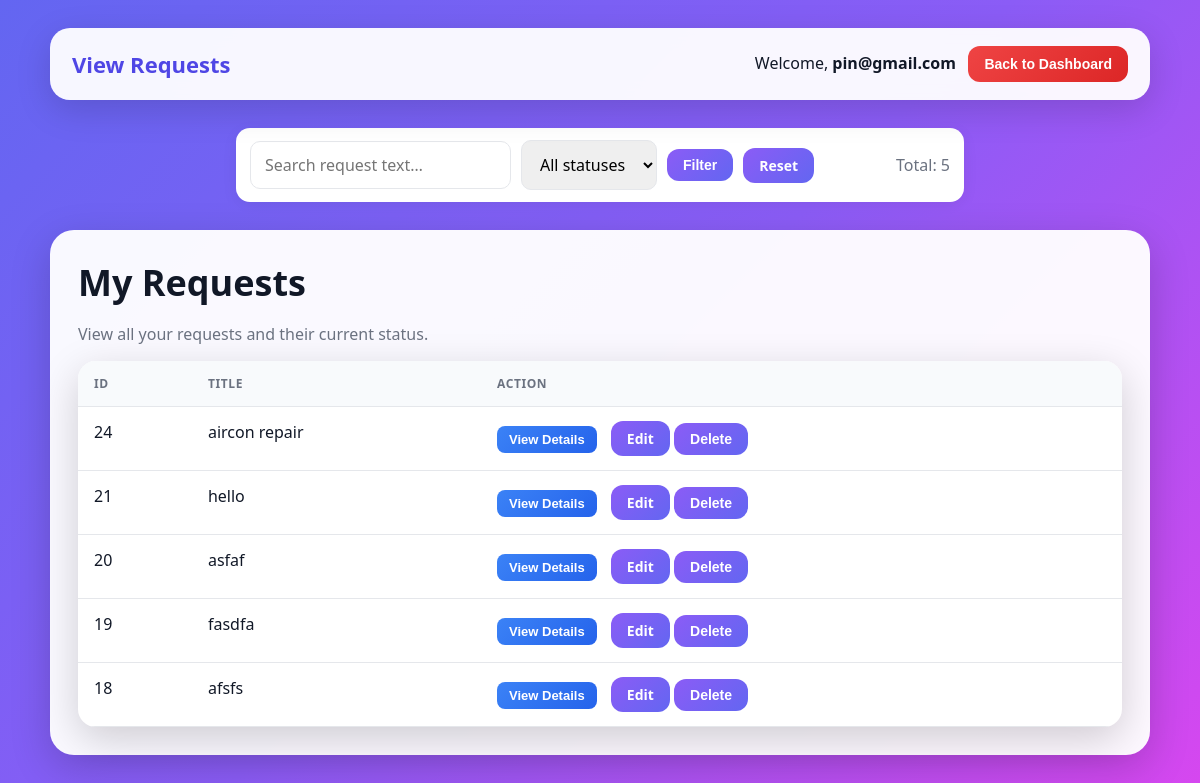
Before: /CSIT314v3/Boundary/pin_view_requests.php (signed in) with the older database file.
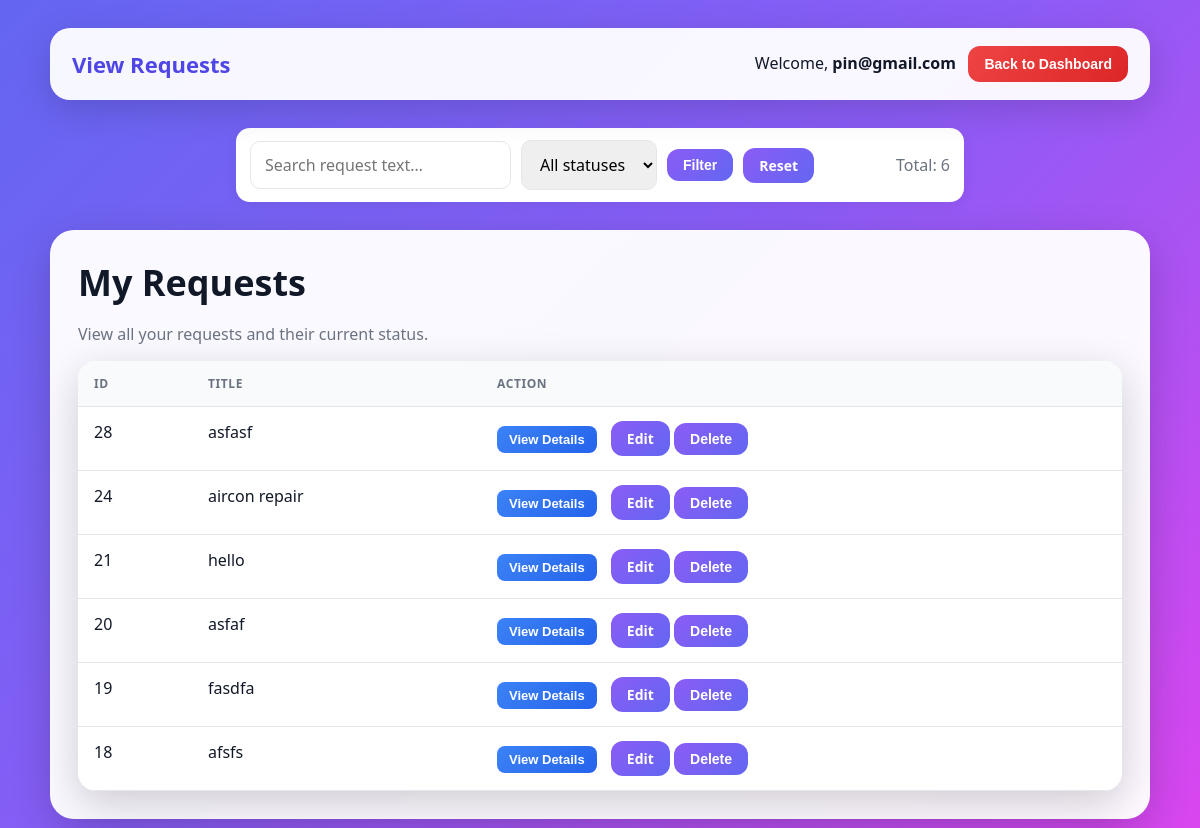
After: the same page with the newer database file.
### tables this page shows
CREATE TABLE `requests` (
  `request_id` int(11) NOT NULL,
  `user_id` int(11) NOT NULL,
  `category_id` int(11) NOT NULL,
  `title` varchar(80) NOT NULL,
  `content` text NOT NULL,
  `location` varchar(255) NOT NULL,
  `status` enum('open','in_progress','closed') NOT NULL DEFAULT 'open',
  `view_count` int(10) UNSIGNED NOT NULL DEFAULT 0,
  `shortlist_count` int(10) UNSIGNED NOT NULL DEFAULT 0,
  `created_at` timestamp NOT NULL DEFAULT current_timestamp(),
  `closed_at` datetime DEFAULT NULL,
  `category` varchar(255) NOT NULL
);

### CSIT314v3/Entity/requestEntity.php (called while the page is built, shortened)
<?php
final class requestEntity
{
    private PDO $pdo;
    public function __construct(
        string $host = '127.0.0.1',
        string $db   = 'csit314',
        string $user = 'root',
        string $pass = ''
    ) {
        try {
            $dsn = "mysql:host={$host};dbname={$db};charset=utf8mb4";
            $this->pdo = new PDO($dsn, $user, $pass, [
                PDO::ATTR_ERRMODE            => PDO::ERRMODE_EXCEPTION,
                PDO::ATTR_DEFAULT_FETCH_MODE => PDO::FETCH_ASSOC,
            ]);
        } catch (PDOException $e) {
            exit('❌ Database connection failed: ' . $e->getMessage());
        }
    }
    public function listByUser(
        int $userId,
        ?string $status = null,
        ?string $q = null,
        int $page = 1,
        int $perPage = 10
    ): array {
        $page   = max(1, $page);
        $offset = ($page - 1) * $perPage;
        $where = "FROM requests r
                  LEFT JOIN service_categories c ON r.category_id = c.category_id
                  WHERE r.user_id = :uid";
        $args  = [':uid' => $userId];
        $stmt = $this->pdo->prepare("SELECT COUNT(*) {$where}");
        foreach ($args as $k => $v) { $stmt->bindValue($k, $v); }
        $stmt->execute();
        $total = (int)$stmt->fetchColumn();
        $sql = "
            SELECT
                r.request_id,
                r.category_id,
                c.category_name,
                r.title,
                r.content,
                r.location,
                r.status,
                r.created_at,
                r.view_count,
                r.shortlist_count
            {$where}
            ORDER BY r.request_id DESC
            LIMIT :lim OFFSET :off
        ";
        $stmt = $this->pdo->prepare($sql);
        foreach ($args as $k => $v) { $stmt->bindValue($k, $v); }
        $stmt->bindValue(':lim', $perPage, PDO::PARAM_INT);
        $stmt->bindValue(':off', $offset, PDO::PARAM_INT);
        $stmt->execute();
        return [
            'rows'    => $stmt->fetchAll(),
            'total'   => $total,
            'page'    => $page,
            'perPage' => $perPage,
            'pages'   => (int)ceil($total / $perPage),
        ];
    }
}

### CSIT314v3/Controller/PinViewRequestsController.php (called while the page is built, shortened)
<?php
require_once __DIR__ . '/../Entity/requestEntity.php';
final class PinViewRequestsController
{
    public function list(
        int $userId,
        ?string $status = null,
        ?string $q = null,
        int $page = 1,
        int $perPage = 10
    ): array {
        $ent = new requestEntity();
        return $ent->listByUser($userId, $status, $q, $page, $perPage);
    }
}

### CSIT314v3/Boundary/pin_view_requests.php (the view, shortened to what the changed rows need)
<?php
require_once __DIR__ . '/../Controller/PinViewRequestsController.php';
function get_filters(): array {
    $status = $_GET['status'] ?? 'all';
    $q = trim((string)($_GET['q'] ?? ''));
    $page = max(1, (int)($_GET['page'] ?? 1));
    $perPage = max(1, min(50, (int)($_GET['perPage'] ?? 10)));
    return [$status, $q, $page, $perPage];
}
function load_requests(int $userId, ?string $status, ?string $q, int $page, int $perPage): array {
    $ctl = new PinViewRequestsController();
    return $ctl->list($userId, $status, $q, $page, $perPage);
}
[$status, $q, $page, $perPage] = get_filters();
$userId = (int)$_SESSION['user_id'];
$normStatus = ($status === 'all' ? null : $status);
$data = load_requests($userId, $normStatus, $q, $page, $perPage);
$rows  = $data['rows'] ?? [];
$total = (int)($data['total'] ?? 0);
?>
<!doctype html>
<html lang="en">
<head>
</head>
<body>
<form class="controls" method="get" action="pin_view_requests.php">
  <input type="text" name="q" placeholder="Search request text…" value="<?= htmlspecialchars($q) ?>">
  <select name="status">
    <option value="">All statuses</option>
  </select>
  <button class="btn" type="submit">Filter</button>
  <?php if ($q || $status): ?>
    <a class="btn" href="pin_view_requests.php">Reset</a>
  <?php endif; ?>
  <div class="muted" style="margin-left:auto">Total: <?= $total ?></div>
</form>
<div class="wrap">
  <div class="hero">
    <h1>My Requests</h1>
    <table>
      <thead>
        <tr>
          <th>ID</th>
          <th>Title</th>
          <th>Action</th>
        </tr>
      </thead>
      <tbody>
      <?php if (!$rows): ?>
        <tr><td colspan="3">No requests yet.</td></tr>
      <?php else: foreach ($rows as $r):
        $rid       = (int)($r['request_id'] ?? $r['id'] ?? 0);
        $title     = htmlspecialchars($r['title'] ?? 'Untitled');
      ?>
        <tr class="req-row" data-id="<?= $rid ?>">
          <td><?= $rid ?></td>
          <td><?= $title ?></td>
          <td>
            <button class="toggle-btn" data-target="desc-<?= $rid ?>" aria-expanded="false">View Details</button>
            <a class="btn" href="pin_edit_request.php?id=<?= $rid ?>">Edit</a>
            <form method="post" action="pin_delete_request.php" style="display:inline"
                onsubmit="return confirm('Delete this request? This cannot be undone.');">
            <button type="submit" class="btn btn-gray">Delete</button>
            </form>
          </td>
        </tr>
      <?php endforeach; endif; ?>
      </tbody>
    </table>
  </div>
</div>
</body>
</html>

Changed rows visible on the page:
added requests: request_id "28", title "asfasf"
Other visible differences:
$total: "5" → "6"
